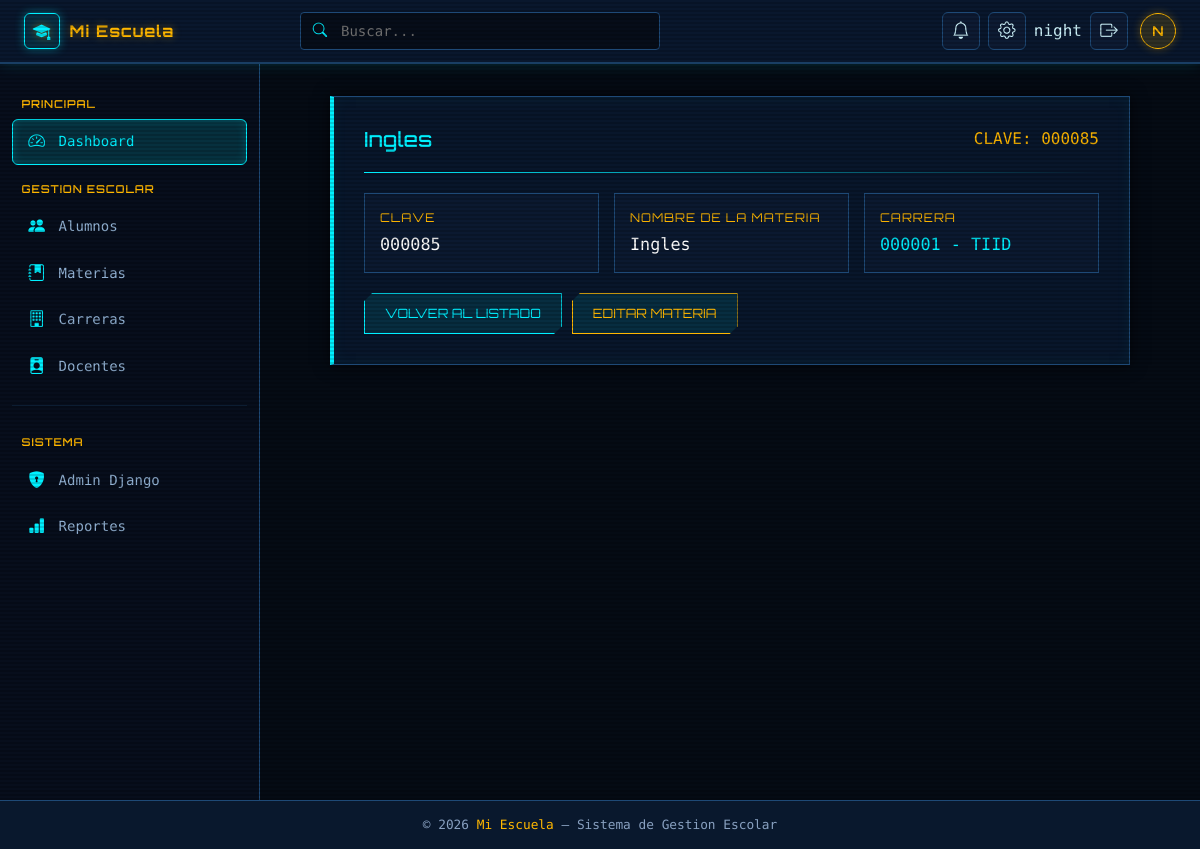
Screenshot of /materia/2/ (signed in) with the database file from the repository.
### dark/models.py (models this page shows, shortened)
class Materia(models.Model):
    clave = models.CharField(verbose_name='Clave', max_length=8, unique=True)
    nombre = models.CharField(verbose_name='Nombre de la materia', max_length=100)
    carrera = models.ForeignKey(
        Patos,
        on_delete=models.PROTECT,
        verbose_name='Carrera',
    )
    class Meta:
        ordering = ['carrera__clave', 'clave']
        verbose_name = 'Materia'
        verbose_name_plural = 'Materias'

class Patos(models.Model):
    clave = models.CharField(verbose_name='Clave', max_length=8, unique=True)
    carrera = models.CharField(verbose_name='Nombre Carrera', max_length=50)
    class Meta:
        verbose_name = 'Carrera'
        verbose_name_plural = 'Carreras'
    def __str__(self):
        return f'{self.clave} - {self.carrera}'

### dark/views.py (the view)
# urls.py: path('materia/<int:pk>/', views.detalle_materia, name='detalle_materia'),
@login_required
def detalle_materia(request, pk):
    materia = get_object_or_404(
        Materia.objects.select_related('carrera'),
        pk=pk,
    )
    return render(request, 'detalle_materia.html', {'materia': materia})

### dark/templates/detalle_materia.html (shortened to what this page needs)
{% extends "base.html" %}
{% block contenido %}
<div class="scanlines"></div>
<section class="hud-card">
    <header style="display: flex; justify-content: space-between; align-items: center; flex-wrap: wrap; gap: 10px;">
        <h1 style="font-family: var(--font-heading); color: var(--hud-blue); font-size: 1.3rem; margin: 0;">
            {{ materia.nombre }}
        </h1>
        <span style="color: var(--hud-gold); font-family: var(--font-mono);">CLAVE: {{ materia.clave }}</span>
    </header>
    <div class="hud-divider"></div>
    <div class="detalle-grid">
        <div class="detalle-item">
            <span class="detalle-label">Clave</span>
            <span class="detalle-valor">{{ materia.clave }}</span>
        </div>
        <div class="detalle-item">
            <span class="detalle-label">Nombre de la materia</span>
            <span class="detalle-valor">{{ materia.nombre }}</span>
        </div>
        <div class="detalle-item">
            <span class="detalle-label">Carrera</span>
            <span class="detalle-valor" style="color: var(--hud-blue);">{{ materia.carrera }}</span>
        </div>
    </div>
    <div style="display: flex; gap: 10px; flex-wrap: wrap;">
        <a href="{% url 'lista_materias' %}" class="btn-hud">Volver al Listado</a>
        <a href="{% url 'editar_materia' materia.pk %}" class="btn-hud" style="border-color: var(--hud-gold); color: var(--hud-gold);">Editar Materia</a>
    </div>
</section>
{% endblock contenido %}

### dark/templates/base.html (shortened to what this page needs)
{% load static %}
<!DOCTYPE html>
<html lang="es">
<head>
    <link href="https://cdn.jsdelivr.net/npm/bootstrap@5.3.3/dist/css/bootstrap.min.css" rel="stylesheet">
    <link href="https://cdn.jsdelivr.net/npm/bootstrap-icons@1.11.3/font/bootstrap-icons.min.css" rel="stylesheet">
    <link href="{% static 'alumnos/css/base.css' %}" rel="stylesheet">
</head>
<body>
    <header class="top-navbar">
        <a href="#" class="brand">
            <div class="brand-icon">
                <i class="bi bi-mortarboard-fill"></i>
            </div>
            Mi Escuela
        </a>
        <div class="navbar-search d-none d-md-block">
            <div class="search-wrapper">
                <i class="bi bi-search"></i>
                <input type="text" placeholder="Buscar...">
            </div>
        </div>
        <div class="navbar-right">
            <button class="nav-icon-btn" title="Notificaciones">
                <i class="bi bi-bell"></i>
            </button>
            <button class="nav-icon-btn" title="Configuracion">
                <i class="bi bi-gear"></i>
            </button>
            {% if user.is_authenticated %}
            <span class="navbar-username">{{ user.username }}</span>
            <form method="POST" action="{% url 'logout' %}" style="margin:0;">
                <button type="submit" class="nav-icon-btn logout-btn" title="Cerrar sesión">
                    <i class="bi bi-box-arrow-right"></i>
                </button>
            </form>
            {% endif %}
            <div class="avatar" title="{{ user.username }}">{{ user.username|first|upper }}</div>
        </div>
    </header>
    <div class="app-wrapper">
        <aside id="sidebar">
            <div class="sidebar-section">
                <p class="sidebar-label">Principal</p>
                <a href="#" class="sidebar-link active">
                    <i class="bi bi-speedometer2"></i> Dashboard
                </a>
            </div>
            <div class="sidebar-section">
                <p class="sidebar-label">Gestion Escolar</p>
                <a href="{% url 'lista_alumnos' %}" class="sidebar-link">
                    <i class="bi bi-people-fill"></i> Alumnos
                </a>
                <a href="{% url 'lista_materias' %}" class="sidebar-link">
                    <i class="bi bi-journal-bookmark-fill"></i> Materias
                </a>
                <a href="{% url "lista_carreras" %}" class="sidebar-link">
                    <i class="bi bi-building"></i> Carreras
                </a>
                <a href="#" class="sidebar-link">
                    <i class="bi bi-person-badge-fill"></i> Docentes
                </a>
            </div>
            <hr class="sidebar-divider">
            <div class="sidebar-section">
                <p class="sidebar-label">Sistema</p>
                <a href="/admin/" class="sidebar-link">
                    <i class="bi bi-shield-lock-fill"></i> Admin Django
                </a>
                <a href="#" class="sidebar-link">
                    <i class="bi bi-bar-chart-fill"></i> Reportes
                </a>
            </div>
        </aside>
        <main id="main-content">
            {% block contenido %}{% endblock contenido %}
        </main>
    </div>
    <footer>
        &copy; 2026 <span>Mi Escuela</span> &mdash; Sistema de Gestion Escolar
    </footer>
</body>
</html>

### dark/templates/detalle_materia.html (style rules this page uses)
.hud-card { max-width: 800px; margin: 0 auto; padding: 30px; border: 1px solid var(--hud-border); border-left: 4px solid var(--hud-blue); background: var(--hud-card-bg); box-shadow: 0 0 15px rgba(0, 0, 0, 0.6), inset 0 0 15px rgba(0, 240, 255, 0.05); backdrop-filter: blur(5px); }
.hud-divider { height: 1px; margin: 20px 0; background: linear-gradient(90deg, var(--hud-blue), transparent); }
.detalle-grid { display: grid; grid-template-columns: repeat(auto-fit, minmax(220px, 1fr)); gap: 15px; }
.detalle-item { padding: 15px; border: 1px solid var(--hud-border); background: rgba(15, 30, 55, 0.5); }
.detalle-label { display: block; margin-bottom: 5px; color: var(--hud-gold); font-family: var(--font-heading); font-size: 0.75rem; letter-spacing: 1px; text-transform: uppercase; }
.detalle-valor { color: #fff; font-size: 1.05rem; }
.btn-hud { display: inline-block; margin-top: 20px; padding: 10px 20px; border: 1px solid var(--hud-blue); background: rgba(0, 240, 255, 0.1); color: var(--hud-blue); font-family: var(--font-heading); font-size: 0.8rem; text-decoration: none; text-transform: uppercase; transition: all 0.2s ease; clip-path: polygon(8px 0, 100% 0, 100% calc(100% - 8px), calc(100% - 8px) 100%, 0 100%, 0 8px); }

### rows the page displays
Materia: nombre "Ingles", clave "000085", carrera "000001 - TIID"

### other values shown
{{ user.username }} "night"
{{ user.username|first|upper }} "N"
